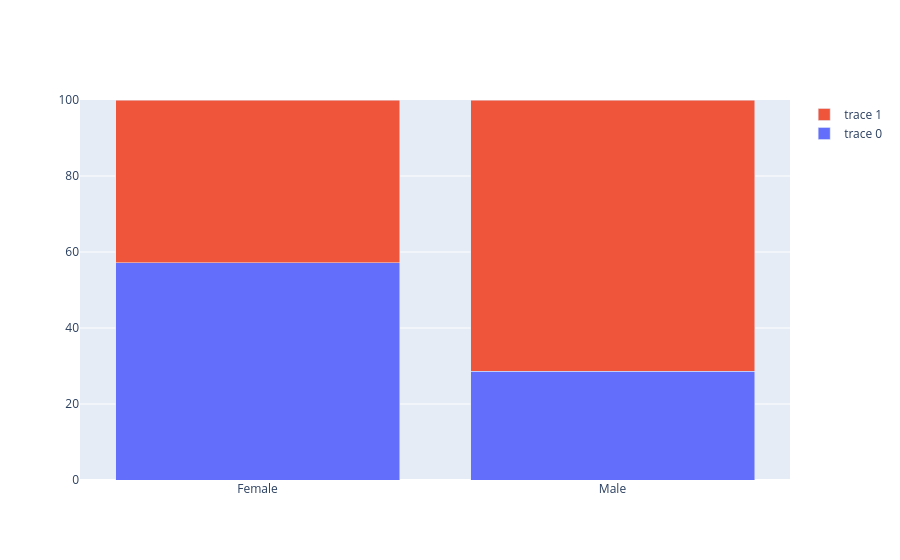

Write notebook code for a chart like this one.
### Code cell
#100% Stacked bar chart by re-defining "barnorm" as "percent" in layout
x = ['Female','Male']
y1 = [40,20]
y2 = [30,50]

trace1 = go.Bar 
trace2 = go.Bar 

layout = go.Layout#barmode is changed 100% stacked bar chart

fig = go.Figure 
fig.show

### Figure 1 — Plotly figure (JSON) as saved in the notebook; plotly's stock layout.template omitted (floating-point values rounded to 4 significant figures)
{"data": [{"type": "bar", "x": ["Female", "Male"], "y": [40, 20]}, {"type": "bar", "x": ["Female", "Male"], "y": [30, 50]}], "layout": {"barmode": "stack", "barnorm": "percent"}}
